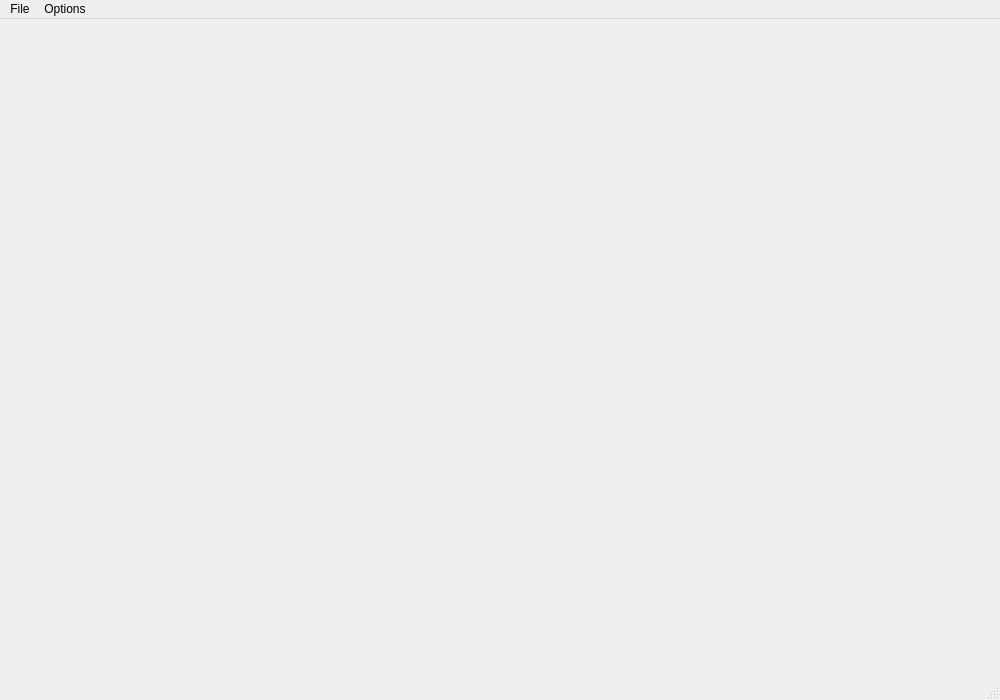
<?xml version="1.0" encoding="UTF-8"?>
<ui version="4.0">
 <class>FormGPS</class>
 <widget class="QMainWindow" name="FormGPS">
  <property name="geometry">
   <rect>
    <x>0</x>
    <y>0</y>
    <width>1000</width>
    <height>700</height>
   </rect>
  </property>
  <property name="windowTitle">
   <string>FormGPS</string>
  </property>
  <widget class="QWidget" name="centralWidget">
   <layout class="QVBoxLayout" name="verticalLayout">
    <property name="leftMargin">
     <number>0</number>
    </property>
    <property name="topMargin">
     <number>0</number>
    </property>
    <property name="rightMargin">
     <number>0</number>
    </property>
    <property name="bottomMargin">
     <number>0</number>
    </property>
    <item>
     <layout class="QHBoxLayout" name="horizontalLayout">
      <item>
       <widget class="QLabel" name="grnPixels">
        <property name="sizePolicy">
         <sizepolicy hsizetype="Fixed" vsizetype="Fixed">
          <horstretch>0</horstretch>
          <verstretch>0</verstretch>
         </sizepolicy>
        </property>
        <property name="minimumSize">
         <size>
          <width>400</width>
          <height>200</height>
         </size>
        </property>
        <property name="text">
         <string/>
        </property>
       </widget>
      </item>
     </layout>
    </item>
   </layout>
  </widget>
  <widget class="QMenuBar" name="menuBar">
   <property name="geometry">
    <rect>
     <x>0</x>
     <y>0</y>
     <width>1000</width>
     <height>21</height>
    </rect>
   </property>
   <property name="nativeMenuBar">
    <bool>true</bool>
   </property>
   <widget class="QMenu" name="menuOptions">
    <property name="title">
     <string>Options</string>
    </property>
    <widget class="QMenu" name="menuUnits">
     <property name="title">
      <string>Units</string>
     </property>
     <addaction name="actionMetric"/>
     <addaction name="actionImperial"/>
    </widget>
    <addaction name="actionReset_All"/>
    <addaction name="separator"/>
    <addaction name="actionColors"/>
    <addaction name="menuUnits"/>
    <addaction name="actionGrid_On"/>
    <addaction name="actionLightBar_On"/>
    <addaction name="actionLog_NMEA"/>
    <addaction name="actionPursuit_Line"/>
    <addaction name="actionSky_On"/>
    <addaction name="actionPolygons_On"/>
    <addaction name="actionExtra_Guides"/>
    <addaction name="separator"/>
    <addaction name="actionPorts"/>
    <addaction name="separator"/>
    <addaction name="actionSettings"/>
   </widget>
   <widget class="QMenu" name="menuFile">
    <property name="title">
     <string>File</string>
    </property>
    <addaction name="actionLoad_Vehicle"/>
    <addaction name="actionSave_Vehicle"/>
    <addaction name="separator"/>
    <addaction name="actionStart_field"/>
   </widget>
   <addaction name="menuFile"/>
   <addaction name="menuOptions"/>
  </widget>
  <widget class="QStatusBar" name="statusBar"/>
  <action name="actionOpen">
   <property name="text">
    <string>Open</string>
   </property>
  </action>
  <action name="actionOptions">
   <property name="text">
    <string>Options</string>
   </property>
  </action>
  <action name="actionReset_All">
   <property name="text">
    <string>Reset All</string>
   </property>
  </action>
  <action name="actionColors">
   <property name="text">
    <string>Colors</string>
   </property>
  </action>
  <action name="actionGrid_On">
   <property name="checkable">
    <bool>true</bool>
   </property>
   <property name="checked">
    <bool>true</bool>
   </property>
   <property name="text">
    <string>Grid On</string>
   </property>
  </action>
  <action name="actionLightBar_On">
   <property name="checkable">
    <bool>true</bool>
   </property>
   <property name="checked">
    <bool>true</bool>
   </property>
   <property name="text">
    <string>Lightbar On</string>
   </property>
  </action>
  <action name="actionLog_NMEA">
   <property name="checkable">
    <bool>true</bool>
   </property>
   <property name="text">
    <string>Log NMEA</string>
   </property>
  </action>
  <action name="actionPursuit_Line">
   <property name="checkable">
    <bool>true</bool>
   </property>
   <property name="checked">
    <bool>true</bool>
   </property>
   <property name="text">
    <string>Pursuit Line</string>
   </property>
  </action>
  <action name="actionSky_On">
   <property name="checkable">
    <bool>true</bool>
   </property>
   <property name="checked">
    <bool>true</bool>
   </property>
   <property name="text">
    <string>Sky On</string>
   </property>
  </action>
  <action name="actionPolygons_On">
   <property name="checkable">
    <bool>true</bool>
   </property>
   <property name="checked">
    <bool>true</bool>
   </property>
   <property name="text">
    <string>Polygons On</string>
   </property>
  </action>
  <action name="actionExtra_Guides">
   <property name="checkable">
    <bool>true</bool>
   </property>
   <property name="checked">
    <bool>true</bool>
   </property>
   <property name="text">
    <string>Extra Guides</string>
   </property>
  </action>
  <action name="actionPorts">
   <property name="text">
    <string>Ports</string>
   </property>
  </action>
  <action name="actionSettings">
   <property name="text">
    <string>Settings</string>
   </property>
  </action>
  <action name="actionLoad_Vehicle">
   <property name="text">
    <string>Load Vehicle</string>
   </property>
  </action>
  <action name="actionSave_Vehicle">
   <property name="text">
    <string>Save Vehicle</string>
   </property>
  </action>
  <action name="actionStart_field">
   <property name="text">
    <string>Start field</string>
   </property>
  </action>
  <action name="actionMetric">
   <property name="checkable">
    <bool>true</bool>
   </property>
   <property name="checked">
    <bool>true</bool>
   </property>
   <property name="text">
    <string>Metric</string>
   </property>
  </action>
  <action name="actionImperial">
   <property name="checkable">
    <bool>true</bool>
   </property>
   <property name="text">
    <string>Imperial</string>
   </property>
  </action>
 </widget>
 <layoutdefault spacing="6" margin="11"/>
 <resources/>
 <connections/>
</ui>
